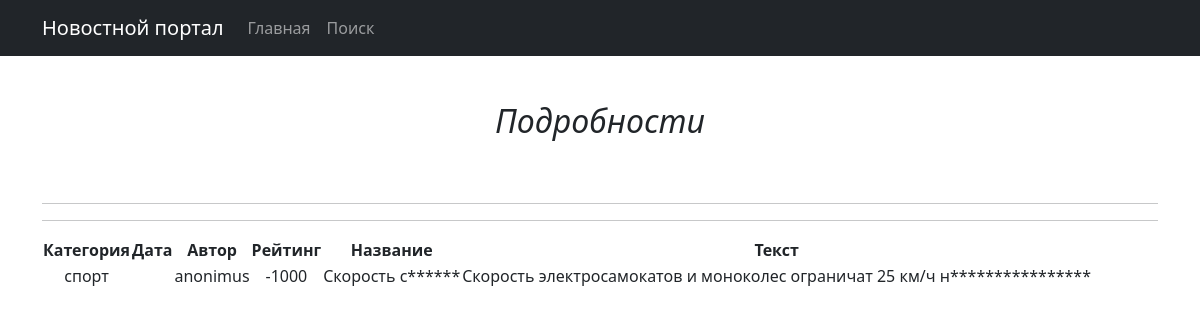
/news/5, run on the app's committed database.
### news/models.py (models this page shows, shortened)
class Category(models.Model):
    name = models.CharField(max_length=64)
    subscribers = models.ManyToManyField(User, blank=True)
    def __str__(self):
        return f'{self.name}'

class Post(models.Model):
    author = models.ForeignKey(Author, on_delete=models.CASCADE)
    NEWS = 'NW'
    ARTICLE = 'AR'
    CATEGORY_CHOICES = (
        (NEWS, 'Новость'),
        (ARTICLE, 'Статья')
    )
    categoryType = models.CharField(max_length=2, choices=CATEGORY_CHOICES, default=ARTICLE)
    dateCreation = models.DateTimeField(auto_now_add=True)
    postCategory = models.ManyToManyField(Category, through='PostCategory')
    title = models.CharField(max_length=64)
    text = models.TextField()
    rating = models.SmallIntegerField(default=0)

class Author(models.Model):
    authorUser = models.OneToOneField(User, on_delete=models.CASCADE)
    ratingAuthor = models.SmallIntegerField(default=0)
    def __str__(self):
        return f'{self.authorUser}'

### news/views.py (the view)
# urls.py: path('<int:pk>', PostDetail.as_view(), name='post_detail'),
class PostDetail(DetailView):
    model = Post
    template_name = 'post_detail.html'
    queryset = Post.objects.all()

### news/templatetags/censor.py (called while the page is built)
@register.filter()
def censor(value):
   for word in BAD_WORDS:
       value = value.replace(word[1:], '*' * (len(word)-1))
   return value

### templates/post_detail.html (shortened to what this page needs)
{% extends 'flatpages/default.html' %}
{% load censor %}
{% block content %}
<h2>&nbsp;</h2>
<h2><i>Подробности</i></h2>
<h2>&nbsp;</h2>
<table>
    <thead>
        <th>
            Категория
        </th>
        <th>
            Дата
        </th>
        <th>
            Автор
        </th>
        <th>
            Рейтинг
        </th>
        <th>
            Название
        </th>
        <th>
            Текст
        </th>
    </thead>
    <tr>
        <td>
            {% for category in post.postCategory.all %} {{ category }} {% endfor %}
        </td>
        <td>
        </td>
        <td>
            {{ post.author }}
        </td>
        <td>
            {{ post.rating }}
        </td>
        <td>
            {{ post.title|censor }}
        </td>
        <td>
            {{ post.text|censor }}
        </td>
        <hr>
        <hr>
    </tr>
</table>
{% endblock content %}

### data on the page
Category: name "спорт"
Post: author "anonimus", rating "-1000", title|censor "Скорость с******", text|censor "Скорость электросамокатов и моноколес ограничат 25 км/ч н****************"
